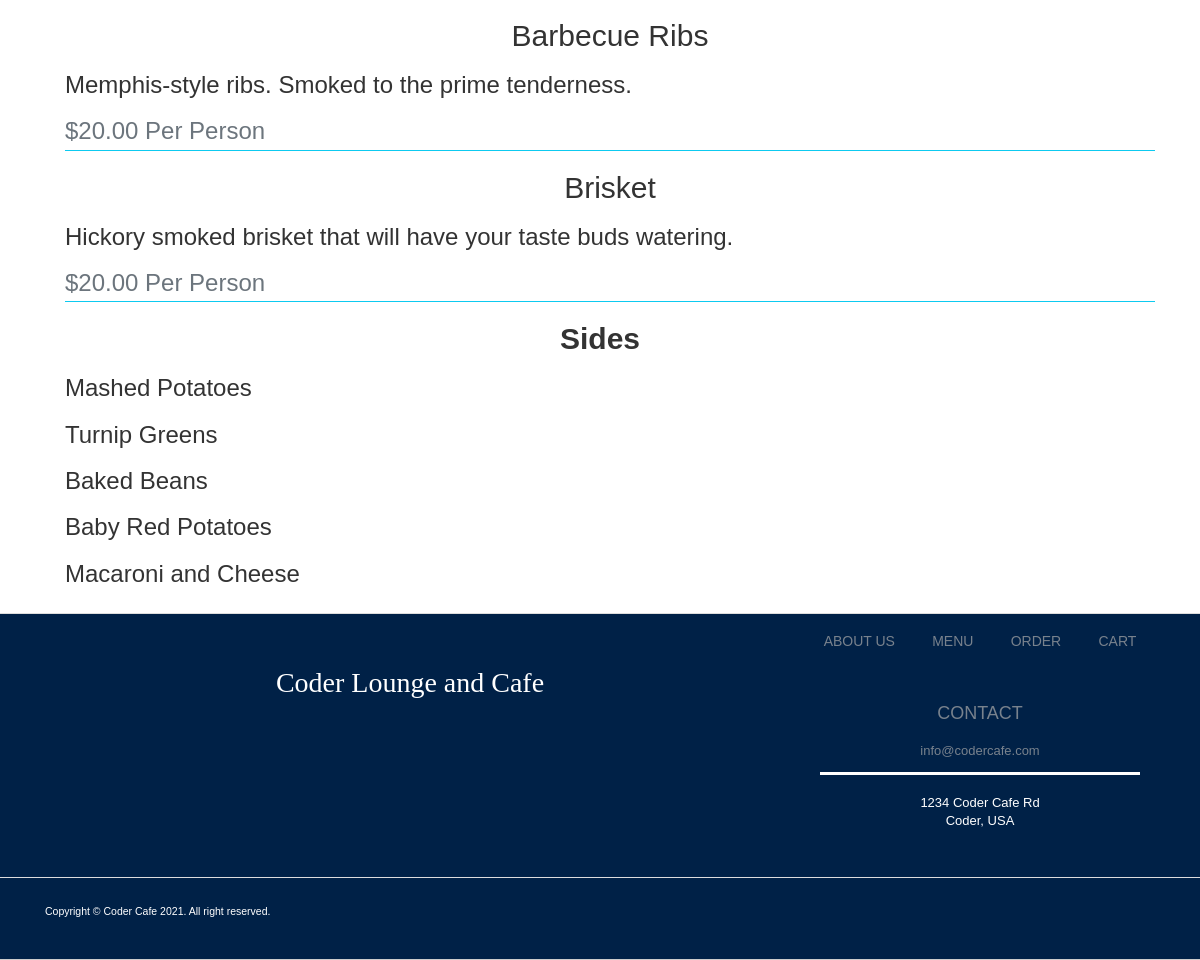
Before: /menu/ (lower part) with the older database file.
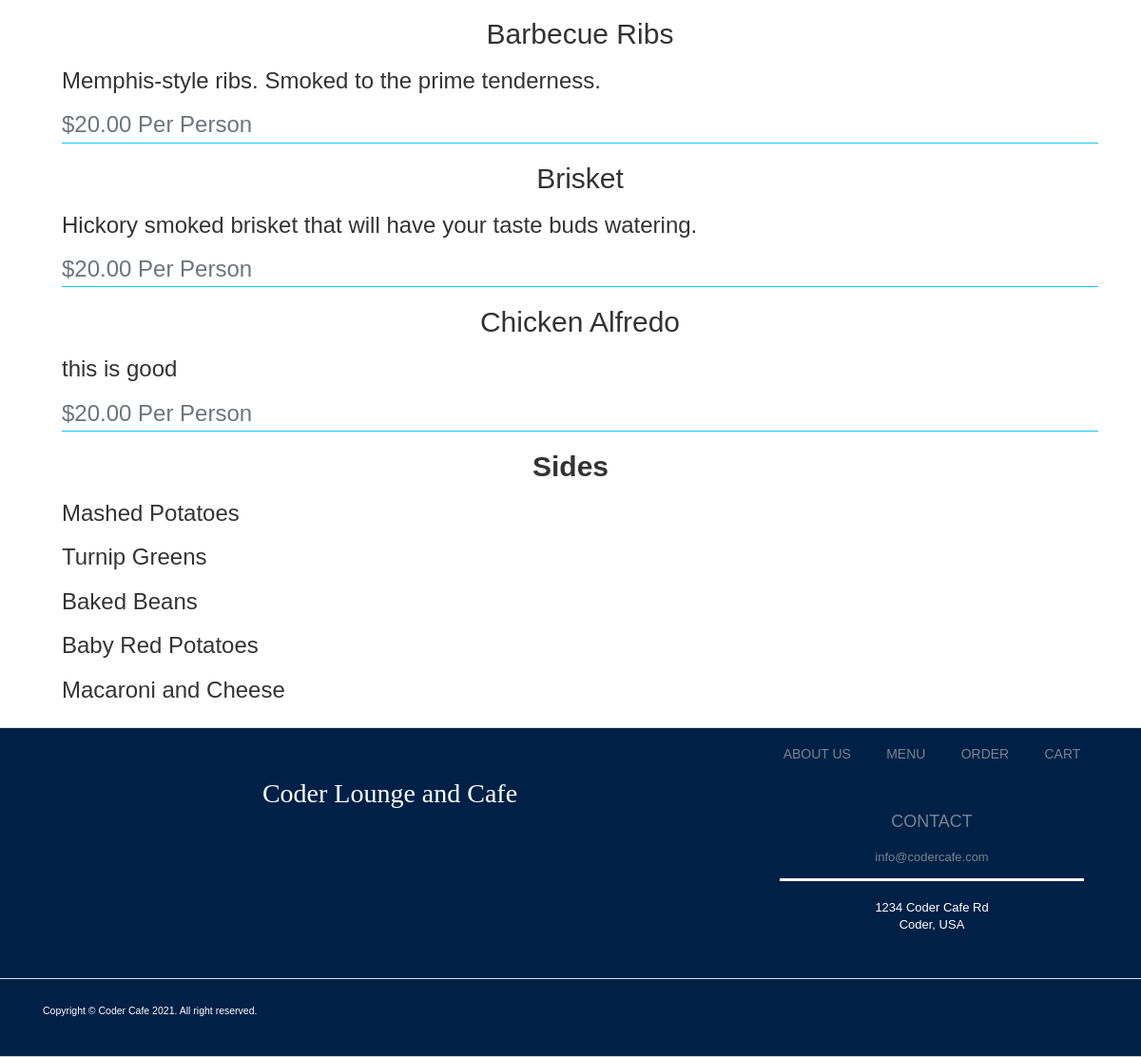
After: the same page with the newer database file.
### pages/models.py (models this page shows, shortened)
class Menu_Item(models.Model):
    name = models.CharField(max_length=200)
    description = models.TextField()
    price = models.FloatField()

class Side(models.Model):
    name = models.CharField(max_length = 100)

### pages/views.py (the view)
# urls.py: path('menu/', views.menu, name='menu'),
def menu(request):
    menu = Menu_Item.objects.all()
    side = Side.objects.all()
    if request.method == 'POST':
        name = request.POST.get('name')
        description = request.POST.get('description')
        price = "20.00"
        menu_data = Menu_Item(name=name, description=description,price=price)
        menu_data.save()
        return render(request, "editmenu.html")
    else:
         return render(request, "menu.html", {'menu': menu , 'side': side})
    return render(request, "menu.html", {'menu': menu, 'side': side} )

### pages/templates/menu.html (shortened to what this page needs)
{% extends 'base.html' %}
{% block content %}
    <div class="container">
            {% for item in menu %}
                <ul>
                    <li>
                        <div class="border-bottom border-info">
                            <h2 class="card-title text-center pl-3">{{item.name}}</h2>
                            <h3 class="menu-card-text">{{item.description}}</h3>
                            <h3 class="menu-card-subtitle mb-2 text-muted ">${{item.price | floatformat:2}} Per Person</h3>
                        </div>
                    </li>
                </ul>
            {% endfor %}
            <div>
                <h2 class="text-center"><strong>Sides</strong></h2>
                <ul>
                    <li>
                        <div>
                            {% for item in side %}
                                <h3>{{item.name}}</h3>
                            {% endfor %}
                        </div>
                    </li>
                </ul>
            </div>
    </div>
{% endblock %}

### pages/templates/base.html (shortened to what this page needs)
<!doctype html>
{% load static %}
<html lang="en">
  <head>
    <link href="https://cdn.jsdelivr.net/npm/bootstrap@5.0.0-beta3/dist/css/bootstrap.min.css" rel="stylesheet">
    <link rel="stylesheet" href="https://maxcdn.bootstrapcdn.com/bootstrap/3.4.1/css/bootstrap.min.css">
    <link rel="stylesheet" href="https://cdnjs.cloudflare.com/ajax/libs/font-awesome/4.7.0/css/font-awesome.min.css">
    <link rel="stylesheet" href="{% static 'styles/invoice.css' %}">
    <link rel="stylesheet" href="{% static 'styles/styles.css' %}">
    <link rel="stylesheet" href="{% static 'styles/contact.css' %}">
    <link rel="stylesheet" href="{% static 'styles/home.css' %}">
    <link rel="stylesheet" href="{% static 'styles/header.css' %}">
    <link rel="stylesheet" href="{% static 'styles/card.css' %}">
    <link rel="stylesheet" href="{% static 'styles/menu.css' %}">
  </head>
  <body class="holder">
    <footer >
        <div class="footer" id="footer">
            <div class="container">
                <div class="row ">
                    <div class="text-center col-lg-8 col-md-8 col-sm-6 col-xs-12">
                        <h4> Coder Lounge and Cafe </h4>
                    </div>
                    <div class="col-lg-4 col-md-4 col-sm-6 row-xs-4 mt-lg-2 mt-md-2 pt-lg-2 pt-md-2 ">
                        <ul class="d-flex justify-content-around">
                            <li> <h5> <a href="{% url 'about' %}" class="mt-2 mt-0"> ABOUT US</a> <h5></li>
                            <li> <h5><a href="{% url 'menu' %}"> MENU </a> <h5></li>
                            <li> <h5><a href="{% url 'order' %}"> ORDER</a> <h5></li>
                            <li> <h5><a href="{% url 'cart' %}"> CART </a> <h5></li>
                        </ul>
                        <div class=" text-center col-lg-12 col-md-8 col-sm-8 col-xs mt-lg-2 mt-md-2 pt-lg-2 pt-md-2 ">
                            <h3 class="text-white mt-0 pt-0"><a  href="{% url 'contact' %}" >Contact </a> </h3>
                            <ul>
                                <li><a class="email"href="#"> info@codercafe.com </a></li>
                                <br/>
                                <li> <p> 1234 Coder Cafe Rd </p> </li>
                                <li> <p> Coder, USA </p> </li>
                            </ul>
                        </div>
                    </div>
            </div>
        </div>
        <div class="footer-bottom">
            <div class="container">
                <p class="pull-left copyright"> Copyright © Coder Cafe 2021. All right reserved. </p>
            </div>
        </div>
    </footer>
      <div class="second-row">
        {% block content %}
        {% endblock %}
      </div>
  </body>
</html>

### static/styles/styles.css (style rules this page uses)
* { box-sizing: border-box; font-family: sans-serif; margin: 0; padding: 0; color: #333; }
body { height: 100vh; display: flex; flex-direction: column; align-items: stretch; font-family: 'Roboto', sans-serif; }
.holder { margin: 0; display: grid; grid-template-columns: auto; min-height: 100%; grid-template-rows: .2fr 3fr .25fr; }
ul { list-style-type: none; }
.footer { background: #002147; height: auto; padding-bottom: 30px; position: relative; width: 100%; border-bottom: 1px solid #CCCCCC; border-top: 1px solid #DDDDDD; }
.footer p { margin: 0; }
.footer h3 { color: white; font-size: 18px; font-weight: 600; line-height: 27px; padding: 40px 0 0px; text-transform: uppercase; margin-bottom: 15px; }
.footer h4 { color: white; font-size: 2em; font-weight: 600; line-height: 38px; padding: 40px 0 10px; font-family: cursive; font-weight: lighter }
.footer ul { font-size: 13px; list-style-type: none; margin-left: 0; padding-left: 0; margin-top: 0px; color: #7F8C8D; padding: 0 0 8px 0; }
.email { border-bottom: 3px solid #fff; }
footer { grid-column: 1/ -1; grid-row: 3; }
.footer ul li a { padding: 0 0 12px 0; display: block; }
.footer a { color: white; font-weight: lighter; }
.footer p { color: white; font-weight: lighter; }
.footer a { color: #78828D }
.footer-bottom { margin-top: 2em; border-top: 1px solid #DDDDDD; padding-top: 20px; padding-bottom: 10px; }
.footer-bottom p.pull-left { padding-top: 6px; font-size: 0.75em }
footer { margin-top: 2vh; }

Changed rows visible on the page:
added Menu_Item: name "Chicken Alfredo", description "this is good", price "20.00"
